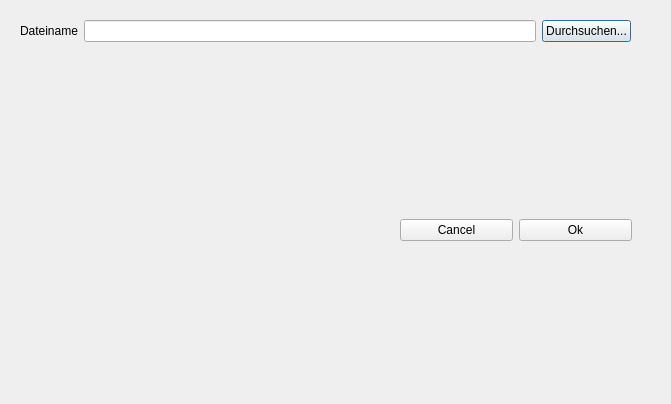
<?xml version="1.0" encoding="UTF-8"?>
<ui version="4.0">
 <class>geocsvDialogNew</class>
 <widget class="QDialog" name="geocsvDialogNew">
  <property name="geometry">
   <rect>
    <x>0</x>
    <y>0</y>
    <width>671</width>
    <height>404</height>
   </rect>
  </property>
  <property name="windowTitle">
   <string>GeoCSV Editor</string>
  </property>
  <widget class="QWidget" name="gridLayoutWidget">
   <property name="geometry">
    <rect>
     <x>20</x>
     <y>20</y>
     <width>611</width>
     <height>80</height>
    </rect>
   </property>
   <layout class="QGridLayout" name="gridLayout">
    <item row="1" column="1">
     <widget class="QLineEdit" name="filePath"/>
    </item>
    <item row="1" column="0">
     <widget class="QLabel" name="label">
      <property name="text">
       <string>Dateiname</string>
      </property>
     </widget>
    </item>
    <item row="1" column="2">
     <widget class="QPushButton" name="fileBrowserButton">
      <property name="text">
       <string>Durchsuchen...</string>
      </property>
     </widget>
    </item>
    <item row="2" column="1">
     <widget class="QLabel" name="filePathErrorLabel">
      <property name="autoFillBackground">
       <bool>false</bool>
      </property>
      <property name="text">
       <string/>
      </property>
     </widget>
    </item>
   </layout>
  </widget>
  <widget class="QWidget" name="horizontalLayoutWidget">
   <property name="geometry">
    <rect>
     <x>400</x>
     <y>190</y>
     <width>232</width>
     <height>80</height>
    </rect>
   </property>
   <layout class="QHBoxLayout" name="horizontalLayout">
    <item>
     <widget class="QPushButton" name="rejectButton">
      <property name="text">
       <string>Cancel</string>
      </property>
     </widget>
    </item>
    <item>
     <widget class="QPushButton" name="acceptButton">
      <property name="enabled">
       <bool>true</bool>
      </property>
      <property name="text">
       <string>Ok</string>
      </property>
     </widget>
    </item>
   </layout>
  </widget>
 </widget>
 <resources/>
 <connections/>
</ui>
